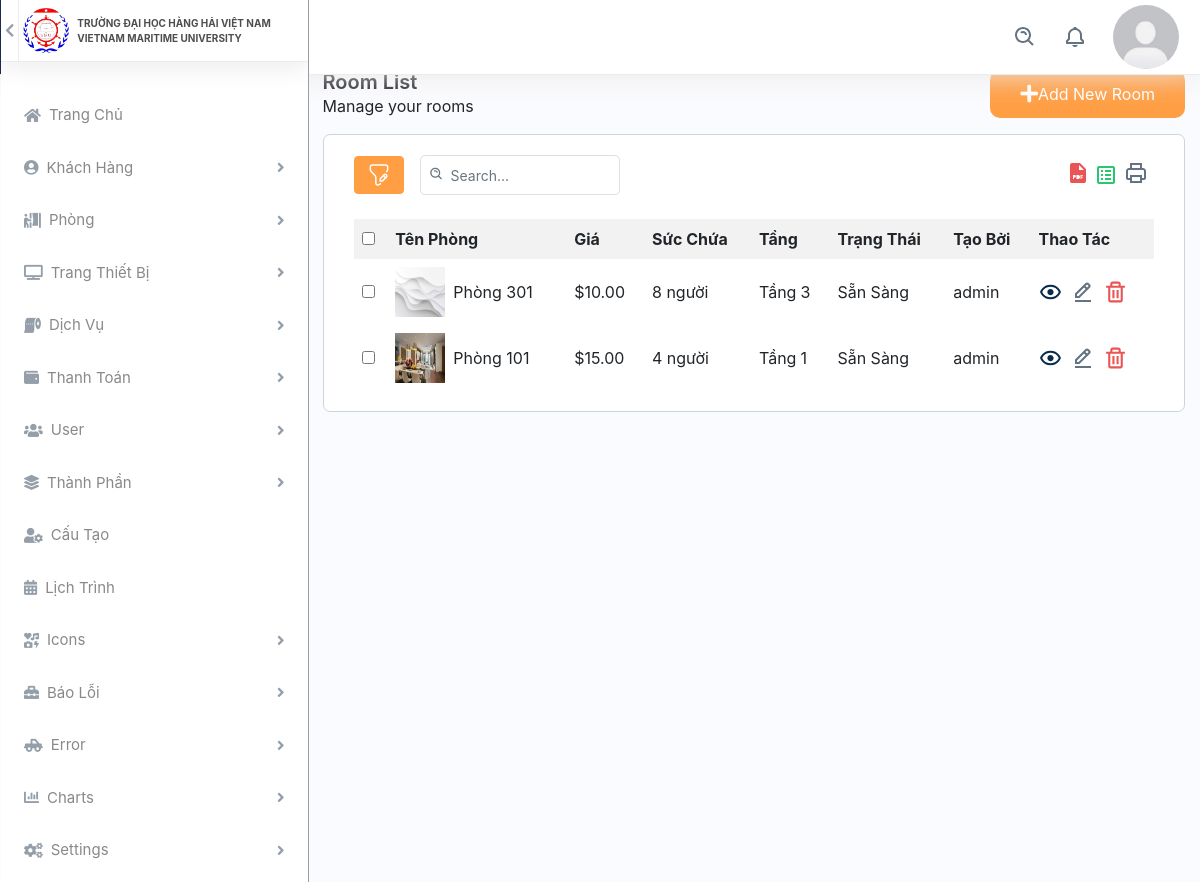
/back_end/list-room.php (signed in), run on an earlier commit of the app's database.
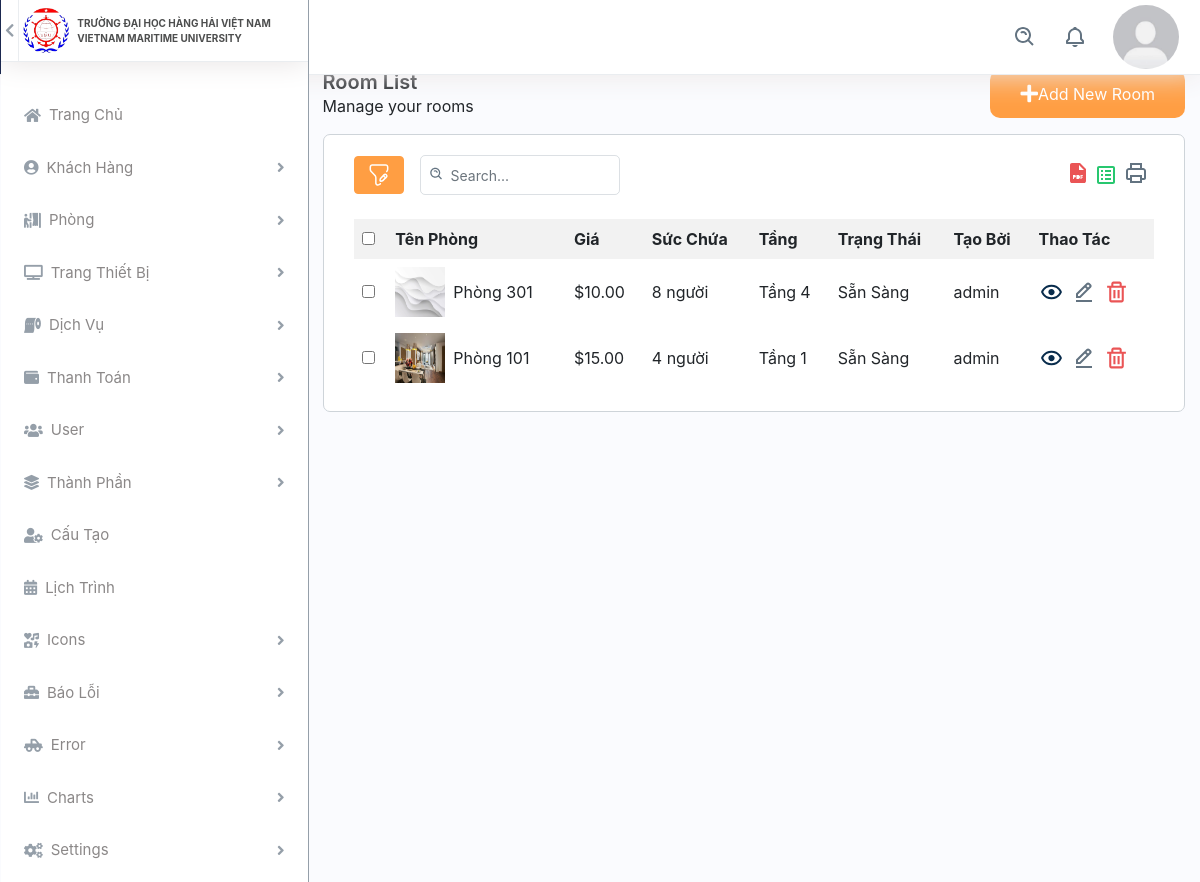
And on a later commit of the database.
### tables this page shows
CREATE TABLE `phong` (
  `id` int(11) NOT NULL,
  `ten_phong` text NOT NULL,
  `suc_chua` text NOT NULL,
  `id_tang` int(11) NOT NULL,
  `gia` decimal(10,2) NOT NULL,
  `trang_thai` text NOT NULL,
  `anh_dai_dien` varchar(500) DEFAULT NULL,
  `anh_khac` varchar(1000) DEFAULT NULL,
  `noi_dung` text DEFAULT NULL,
  `mo_ta` text DEFAULT NULL,
  `nguoi_tao` text DEFAULT NULL
);

### config/database.php (called while the page is built, shortened)
<?php
class Database {
    private $host = servername;
    private $user = username;
    private $password = password;
    private $dbname = dbname;
    private $link;
    private function connectDB() {
        $this->link = new mysqli($this->host, $this->user, $this->password, $this->dbname);
    }
    public function select($query) {
        $result = $this->link->query($query) or die($this->link->error . __LINE__);
        if ($result->num_rows > 0) {
            return $result;
        } else {
            return false;
        }
    }
}
?>

### back_end/list-room.php (the view, shortened to what the rows shown need)
<?php
if(empty($_SESSION['username'])){
    var_dump($_SESSION['username']);
    header("location: dang_nhap.html");
} else{ ?>
    <?php
    include 'header.php';
    include 'side-bar.php';
    ?>
        <div class="col-md-9">
            <div class="col-12 container-content">
                <div class="content-add-room col-12">
                    <?php
                    include '../config/database.php';
                    ?>
                    <div id="contents">
                        <?php
                        $db = new Database();
                        $sql = "SELECT * FROM phong";
                        $result = $db->select($sql);
                        ?>
                        <?php if ($result->num_rows > 0) { ?>
                            <table class="table-data">
                                <tr>
                                    <th>
                                        <input type="checkbox" name="check_all">
                                    </th>
                                    <th>Tên Phòng</th>
                                    <th>Giá</th>
                                    <th>Sức Chứa</th>
                                    <th>Tầng</th>
                                    <th>Trạng Thái</th>
                                    <th>Tạo Bởi</th>
                                    <th>Thao Tác</th>
                                </tr>
                                <?php while ($row = $result->fetch_assoc()) { ?>
                                    <tr>
                                        <td><input type="checkbox" name="check_daughter"></td>
                                        <td class="d-flex align-items-center"><img class="img-fluid img-responsive mr-2" height="10" width="10" src="../assets/img/<?php echo $row['anh_dai_dien']; ?>" alt="Phong ki tuc xa"> <?php echo $row['ten_phong']; ?></td>
                                        <td><span>$</span><?php echo $row['gia']; ?></td>
                                        <td><?php echo $row['suc_chua']; ?></td>
                                        <td><span class="mr-1">Tầng</span><?php echo $row['id_tang']; ?></td>
                                        <td><?php echo $row['trang_thai']; ?></td>
                                        <td><?php echo $row['nguoi_tao'] ?></td>
                                        <td class="d-flex thao-tac">
                                            <a class="me-3" href="../front_end/room-detail.php?id=<?php echo $row['id'];?>">
                                                <img src="../assets/img/eye.svg" alt="img" class="img-fluid">
                                            </a>
                                            <a class="me-3" href="edit-room.php?id=<?php echo $row['id']; ?>">
                                                <img src="../assets/img/edit.svg" alt="img" class="img-fluid icon-edit">
                                            </a>
                                            <a class="confirm-text" href="delete-room.php?id=<?php echo $row['id']; ?>">
                                                <img src="../assets/img/delete.svg" alt="img" class="img-fluid">
                                            </a>
                                        </td>
                                    </tr>
                                <?php } ?>
                            </table>
                        <?php } else {
                            echo "Không có dữ liệu.";
                        } ?>
                    </div>
                </div>
            </div>
        </div>
    </div>
    </body>
    </html>
<?php } ?>

What changed in the data, as far as the page shows it:
changed phong "Phòng 301": id_tang "3" → "4"
